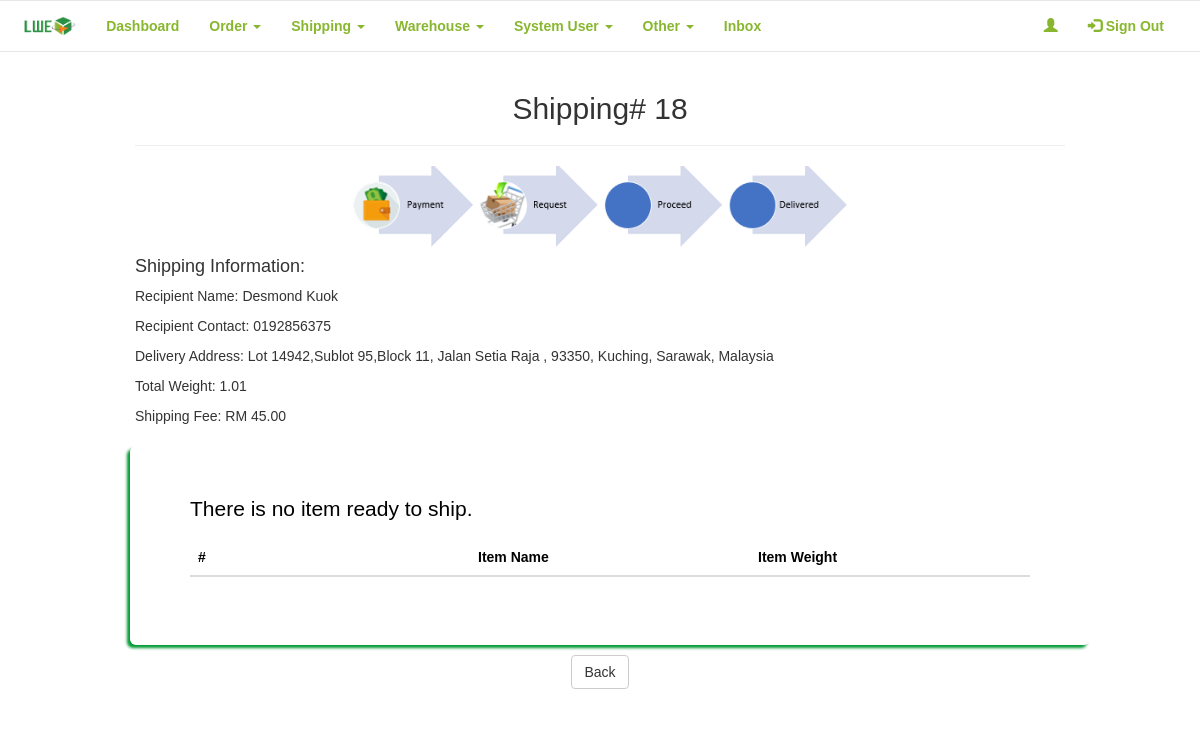
The app's page /LWE_Buy/admin/shippinglrview.php?shipping_id=18 with its own data.
### tables this page shows
CREATE TABLE IF NOT EXISTS `shipping` (
  `s_id` int(11) NOT NULL,
  `user_id` int(11) NOT NULL,
  `recipient_name` varchar(50) NOT NULL,
  `recipient_contact` varchar(15) NOT NULL,
  `a_id` int(11) NOT NULL,
  `weight` decimal(10,2) NOT NULL,
  `price` decimal(10,2) NOT NULL,
  `status` text NOT NULL,
  `datetime` timestamp NOT NULL DEFAULT CURRENT_TIMESTAMP ON UPDATE CURRENT_TIMESTAMP,
  `tracking_code` varchar(25) DEFAULT NULL
);

CREATE TABLE IF NOT EXISTS `address` (
  `a_id` int(11) NOT NULL,
  `user_id` int(11) NOT NULL,
  `address` varchar(100) NOT NULL,
  `state` varchar(20) NOT NULL,
  `city` varchar(20) NOT NULL,
  `country` varchar(20) NOT NULL,
  `postcode` int(10) NOT NULL
);

### LWE_Buy/admin/shippinglrview.php (the view, shortened to what this page needs)
<?php
require_once '../connection/config.php';
$shipping_id = $_GET['shipping_id'];
$counter = 0;
$query = "SELECT *
          FROM users us
          JOIN shipping s
          ON s.user_id = us.user_id
          WHERE s_id = '$shipping_id'
          ";
$result = mysqli_query($con, $query);
$results = mysqli_fetch_assoc($result);
$address = $results['a_id'];
$query1 = "SELECT *
          FROM address
          WHERE a_id = '$address'
          ";
$result1 = mysqli_query($con, $query1);
$results1 = mysqli_fetch_assoc($result1);
$query2 = "SELECT *
           FROM item
           WHERE shipping_id = '$shipping_id'";
$result2 = mysqli_query($con, $query2);
?>
<!DOCTYPE html>
<html data-ng-app="myApp">
    <head>
        <link rel="stylesheet" href="https://maxcdn.bootstrapcdn.com/bootstrap/3.3.7/css/bootstrap.min.css">
        <link href="../frameworks/css/style.css" rel="stylesheet"/>
    </head>
    <body>
        <center>
            <div class="row">
                <?php include_once('nav.php')?>
            </div>
            <div class="container">
                <h2>Shipping# <?php echo $_GET['shipping_id']; ?></h2>
                <hr/>
                <img src="../resources/timeline/request.PNG" alt="timeline" width="500px"/>
            </div>
        </center>
        <section class = "content">
            <div class="container">
                <div class="row">
                    <div class="col-xs-12 col-md-12 col-lg-12">
                        <h4>Shipping Information: </h4>
                        <p>Recipient Name: <?php echo $results['recipient_name']; ?></p>
                        <p>Recipient Contact: <?php echo $results['recipient_contact']; ?></p>
                        <p>Delivery Address: <?php echo $results1['address']; ?>, <?php echo $results1["postcode"]; ?>, <?php echo $results1["city"]; ?>, <?php echo $results1["state"]; ?>, <?php echo $results1["country"]; ?></p>
                        <p>Total Weight: <?php echo $results['weight']; ?></p>
                        <p>Shipping Fee: RM <?php echo $results['price']; ?></p>
                    </div>
                </div>
                <div class="row">
                    <div class="col-xs-12 col-md-12 col-lg-12 jumbotron">
                        <table class="table thead-bordered table-hover">
                            <thead>
                                <tr>
                                    <th width="33%">#</th>
                                    <th width="33%">Item Name</th>
                                    <th width="33%">Item Weight</th>
                                </tr>
                            </thead>
                            <?php
                                if(mysqli_num_rows($result2) > 0)
                                {
                                    $counter++;
                                    while($row = mysqli_fetch_array($result2))
                                    {
                                        ?>
                                        <tbody>
                                            <tr>
                                                <td><?php echo $counter; ?></td>
                                                <td><?php echo $row['name']; ?></td>
                                                <td><?php echo $row['weight']; ?></td>
                                            </tr>
                                        </tbody>
                                        <?php
                                    }
                                }else{
                                ?>
                                    <p>There is no item ready to ship.</p>
                                <?php
                                }
                            ?>
                        </table>
                    </div>
                    <center style="padding-bottom:15px;">
                        <a href="javascript:history.go(-1)"  class="btn btn-default" name="back">Back</a>
                    </center>
                </div>
            </div>
        </section>
    </body>
</html>

### LWE_Buy/frameworks/css/style.css (style rules this page uses)
body { background-image: url("../../resources/img/bg.jpg"); font-family: sans-serif; overflow-x: hidden; }
.container { width: 80%; margin: 0px auto; }
.jumbotron { margin: 10px; background: #fff; border-radius: 5px; color: #000; box-shadow: -3px 3px 3px #009933; }

### records on screen
shipping: recipient_name "Desmond Kuok", recipient_contact "0192856375", weight "1.01", price "45.00"
address: address "Lot 14942,Sublot 95,Block 11, Jalan Setia Raja", postcode "93350", city "Kuching", state "Sarawak", country "Malaysia"

### other values on screen
$_GET['shipping_id'] "18"
